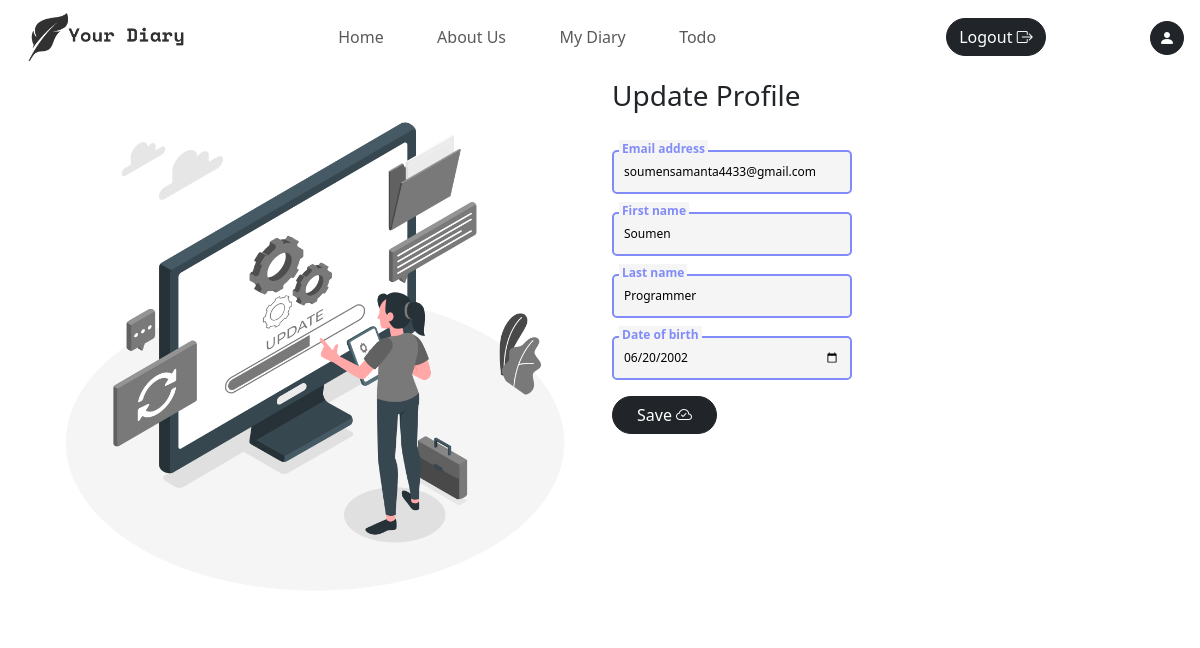
The app's page /profile/update/ (signed in), older data.
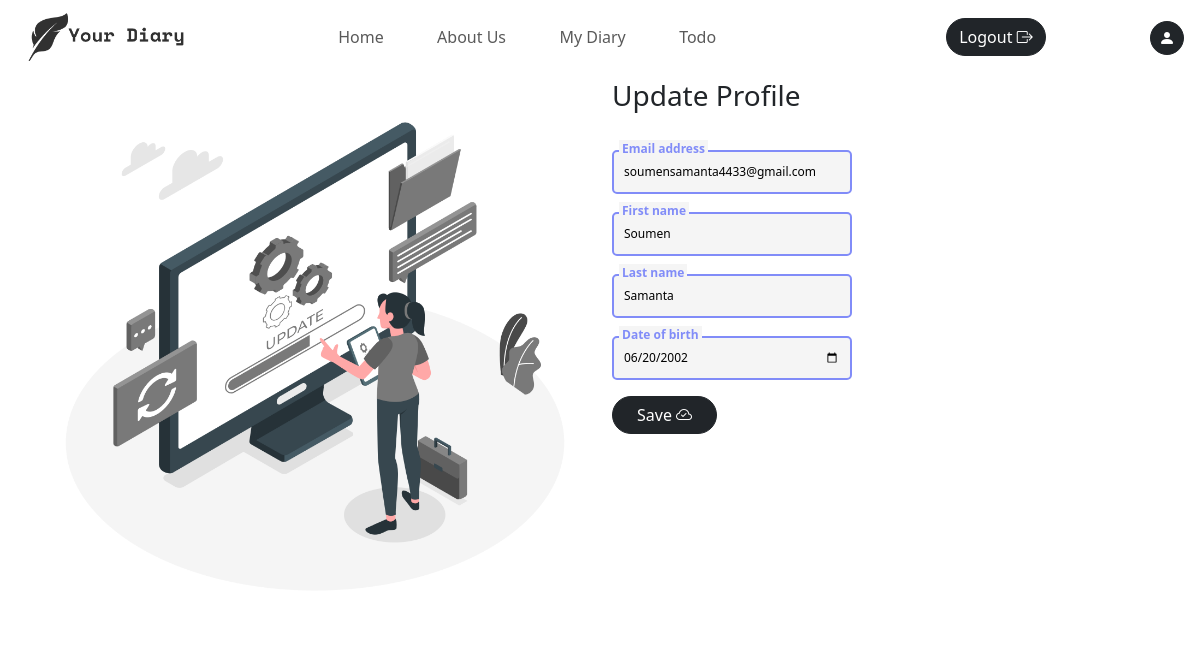
The same page, newer data.
### diary/models.py (models this page shows, shortened)
class User(AbstractBaseUser):
    email = models.EmailField(
        verbose_name="email address",
        max_length=255,
        unique=True,
    )
    first_name = models.CharField(max_length=30)
    last_name = models.CharField(max_length=30)
    date_of_birth = models.DateField()
    is_active = models.BooleanField(default=True)
    is_admin = models.BooleanField(default=False)
    objects = MyUserManager()
    USERNAME_FIELD = "email"
    REQUIRED_FIELDS = ["first_name", "last_name", "date_of_birth"]

### diary/views.py (the view)
# urls.py: path('profile/update/', views.update_profile, name="updateProfile"),
@login_required(login_url="login")
def update_profile(request):
	context = {}
	if request.method == "POST":
		form = CustomUserChangeForm(request.POST, instance=request.user)
		if form.is_valid():
			form.save()
			messages.success(request, "You have updated your profile")
			return redirect("profile")
		else:
			context["form"] = form
			messages.error(request, "Error updating your profile")
			return redirect("profile")
	else:
		form = CustomUserChangeForm(instance=request.user)
		context["form"] = form
		return render(request, "update_profile.html", context)

### diary/forms.py
class CustomUserChangeForm(UserChangeForm):
	date_of_birth = forms.DateField(widget=forms.DateInput(attrs={'type': 'date', 'range': '1900-01-01, 2021-12-31'}))
	email = forms.EmailField(label="Email address",
						  widget=forms.EmailInput(attrs={'class': 'input' , 'placeholder':'Write here...'}))
	first_name = forms.CharField(label="First name",
						  widget=forms.TextInput(attrs={'class': 'input' ,'placeholder':'Write here...'}))
	last_name = forms.CharField(label="Last name",
						  widget=forms.TextInput(attrs={'class': 'input' ,'placeholder':'Write here...'}))
	date_of_birth = forms.DateField(widget=forms.DateInput(attrs={'type': 'date', 'class':'input', 'range': '1900-01-01, 2021-12-31'}))
	class Meta(UserChangeForm.Meta):
		model = User
		fields = ('email', 'first_name', 'last_name', 'date_of_birth')

### diary/context_processors.py (called while the page is built)
def site(request):
	site = Site.objects.first()  # replace this with your actual query
	return {'site': site}

### diary/templates/update_profile.html (shortened to what this page needs)
{% extends "base.html" %}
{% load static %}
{% load widget_tweaks %}
{% block css %}
	<link rel="stylesheet" href="{% static "css/update_profile.css" %}">
{% endblock css %}
{% block body %}
	<div class="container">
		<div class="row">
			<div class="col-sm-6">
				<img src="{% static 'media/Update-profile.png' %}" alt="Email sent" class="img-fluid">
			</div>
			<div class="col-sm-6">
				<div class="form-part">
					<p class="fs-3 fw-medium">Update Profile</p>
					<form method="post" class="update-form"  novalidate >{% csrf_token %}
						{% for field in form %}
                            {% if field.name != 'password' %}
                                <div class="coolinput">
                                    <label for="{{field.id_for_label}}" class="text">{{field.label}}</label>
										{{field}}
                                </div>
                            {% endif %}
                        {% endfor %}
						<button type="submit" class="btn btn-dark mt-3 px-4" >Save <i class="bi bi-cloud-check"></i></button>
					</form>
				</div>
			</div>
		</div>
	</div>
{% endblock body %}

Row changes from the older to the newer data that the page shows:
changed User "soumensamanta4433@gmail.com": last_name "Programmer" → "Samanta"
